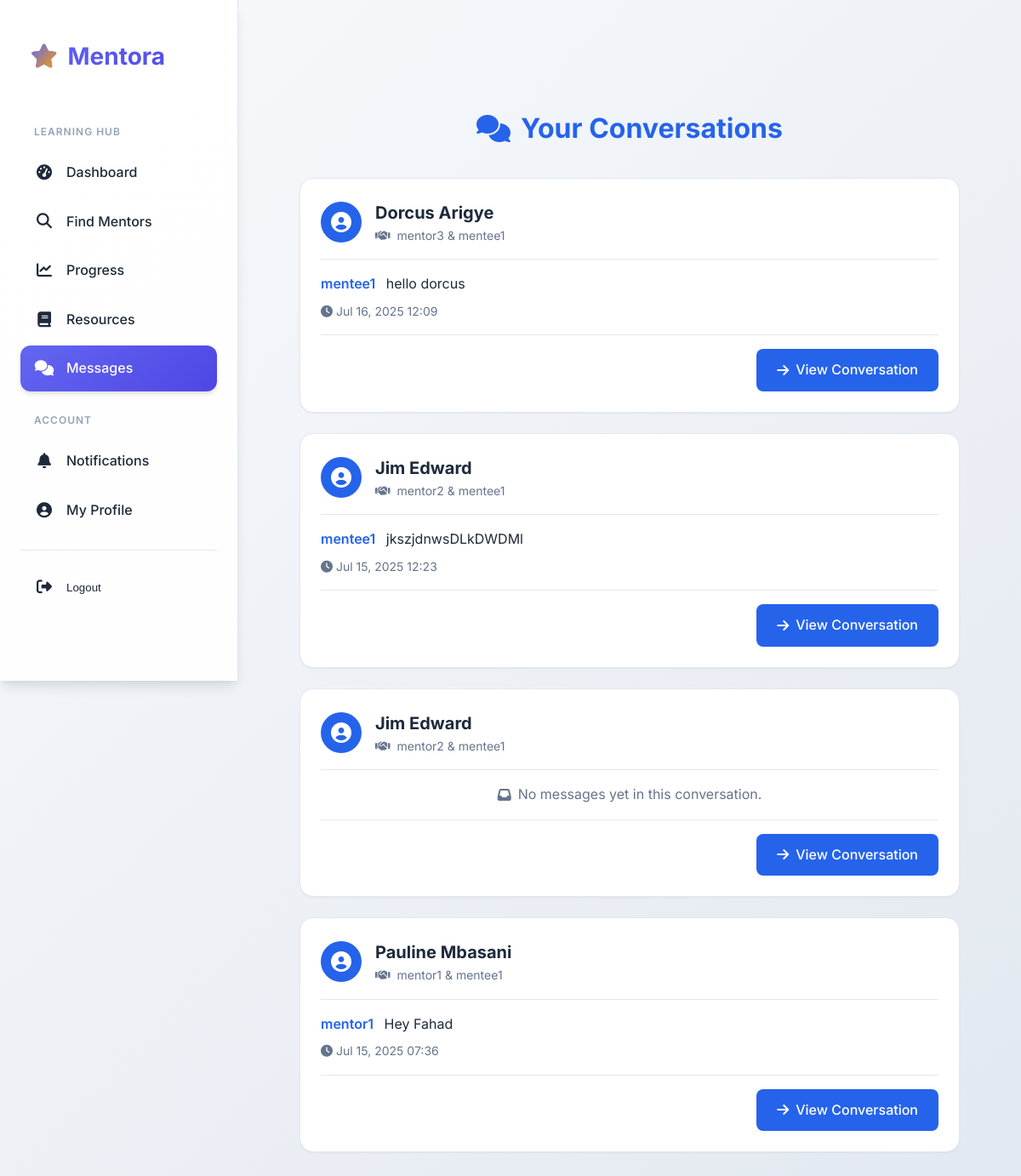
The app's page /communication/ (signed in) with its own data.
### mentorship/models.py (models this page shows, shortened)
class MentorshipRequest(models.Model):
    mentee = models.ForeignKey(Mentee, on_delete=models.CASCADE, related_name='sent_requests')
    mentor = models.ForeignKey(Mentor, on_delete=models.CASCADE, related_name='received_requests')
    request_date = models.DateTimeField(auto_now_add=True)
    message = models.TextField()
    STATUS_CHOICES = [
        ('PENDING', 'Pending'),
        ('ACCEPTED', 'Accepted'),
        ('REJECTED', 'Rejected'),
    ]
    status = models.CharField(
        max_length=10,
        choices=STATUS_CHOICES,
        default='PENDING',
    )
    response_date = models.DateTimeField(blank=True, null=True)
    rejection_reason = models.TextField(blank=True, null=True)
    is_session_scheduled = models.BooleanField(default=False)
    class Meta:
        unique_together = ('mentee', 'mentor', 'status')
        constraints = [
            models.UniqueConstraint(
                fields=['mentee', 'mentor'],
                condition=models.Q(status__in=['PENDING', 'ACCEPTED']),
                name='unique_pending_or_accepted_request'
            )
        ]

class Mentor(models.Model):
    user = models.OneToOneField(User, on_delete=models.CASCADE)
    location = models.CharField(max_length=255, blank=True, null=True)
    expertise = models.ManyToManyField(Interest, related_name='mentors', blank=True)
    title = models.CharField(max_length=255, blank=True, null=True)
    company = models.CharField(max_length=255, blank=True, null=True)
    rating = models.DecimalField(max_digits=2, decimal_places=1, blank=True, null=True)
    reviews_count = models.IntegerField(default=0)
    price_per_session = models.DecimalField(max_digits=6, decimal_places=2, blank=True, null=True)
    experience_years = models.IntegerField(blank=True, null=True)
    availability = models.CharField(max_length=255, blank=True, null=True)
    STATUS_CHOICES = [
        ('AVAILABLE', 'Available for Mentorship'),
        ('BUSY', 'Currently Busy'),
        ('OFFLINE', 'Offline'),
    ]
    availability_status = models.CharField(
        max_length=20,
        choices=STATUS_CHOICES,
        default='AVAILABLE',
    )
    available_date=models.DateTimeField(blank=True, null=True)
    availabile_time=models.DateTimeField(blank=True, null=True)
    bio = models.TextField(blank=True, null=True)
    profile_picture = models.ImageField(upload_to='mentor_pics/', blank=True, null=True)

class Mentee(models.Model):
    user = models.OneToOneField(User, on_delete=models.CASCADE)
    location = models.CharField(max_length=255, blank=True, null=True)
    interests = models.ManyToManyField(Interest, related_name='mentees', blank=True) # Mentees have interests (skill tags)
    bio = models.TextField(blank=True, null=True)
    profile_picture = models.ImageField(upload_to='mentee_pics/', blank=True, null=True)

class Message(models.Model):
    sender = models.ForeignKey(User, on_delete=models.CASCADE, related_name='sent_messages')
    recipient = models.ForeignKey(User, on_delete=models.CASCADE, related_name='received_messages')
    content = models.TextField()
    timestamp = models.DateTimeField(auto_now_add=True)
    is_read = models.BooleanField(default=False)
    mentorship_request = models.ForeignKey(
        MentorshipRequest,
        on_delete=models.CASCADE,
        related_name='messages', # Allows request.messages.all()
        blank=True,
        null=True, # Allow messages not directly tied to a request initially, if needed
        help_text="The mentorship request this message pertains to."
    )
    class Meta:
        ordering = ['timestamp'] # Order messages by time
        verbose_name = "User Message"
        verbose_name_plural = "User Messages"

### communication/views.py (the view, shortened to what this page needs)
# urls.py: path('', views.index, name='index'),
@login_required
def index(request):
    user = request.user
    conversations = []
    mentee_requests = MentorshipRequest.objects.filter(mentee__user=user).select_related('mentor__user', 'mentee__user')
    for req in mentee_requests:
        conversations.append({
            'request': req,
            'other_party': req.mentor.user,
            'last_message': Message.objects.filter(mentorship_request=req).order_by('-timestamp').first()
        })
    mentor_requests = MentorshipRequest.objects.filter(mentor__user=user).select_related('mentee__user', 'mentor__user')
    conversations.sort(key=lambda x: x['last_message'].timestamp if x['last_message'] else x['request'].request_date, reverse=True)
    return render(request, 'communication/message_list.html', {'conversations': conversations})

### mentorship/templatetags/notification_extras.py (called while the page is built)
@register.inclusion_tag('mentorship/notification_badge.html', takes_context=True)
def notification_badge(context):
    request = context['request']
    if request.user.is_authenticated:
        unread_count = Notification.objects.filter(recipient=request.user, is_read=False).count()
        return {'unread_count': unread_count}
    return {'unread_count': 0} # Return 0 if not authenticated

### communication/templates/communication/message_list.html (shortened to what this page needs)
{% extends 'mentorship/base.html' %}
{% block content %}
<div class="messages-container">
    <header class="messages-header">
        <h1>
            <i class="fas fa-comments"></i>
            Your Conversations
        </h1>
    </header>
    {% if conversations %}
        <div class="conversation-list">
            {% for convo in conversations %}
                <div class="conversation-card {% if convo.has_unread %}unread{% endif %}">
                    <div class="conversation-header">
                        <div class="user-info">
                            <div class="avatar">
                                <i class="fas fa-user-circle"></i>
                            </div>
                            <div class="details">
                                <h2>{{ convo.other_party.get_full_name|default:convo.other_party.username }}</h2>
                                <span class="request-info">
                                    <i class="fas fa-handshake"></i>
                                    {{ convo.request.mentor.user.username }} & {{ convo.request.mentee.user.username }}
                                </span>
                            </div>
                        </div>
                    </div>
                    <div class="conversation-body">
                        {% if convo.last_message %}
                            <div class="last-message">
                                <p class="message-preview">
                                    <span class="sender">{{ convo.last_message.sender.username }}</span>
                                    {{ convo.last_message.content|truncatechars:100 }}
                                </p>
                                <span class="timestamp">
                                    <i class="fas fa-clock"></i>
                                    {{ convo.last_message.timestamp|date:"M d, Y H:i" }}
                                </span>
                            </div>
                        {% else %}
                            <p class="no-messages">
                                <i class="fas fa-inbox"></i>
                                No messages yet in this conversation.
                            </p>
                        {% endif %}
                    </div>
                    <div class="conversation-actions">
                        <a href="{% url 'message_thread' request_pk=convo.request.pk recipient_pk=convo.other_party.pk %}" class="action-btn">
                            <i class="fas fa-arrow-right"></i>
                            View Conversation
                        </a>
                    </div>
                </div>
            {% endfor %}
        </div>
    {% endif %}
</div>
{% endblock %}

### mentorship/templates/mentorship/base.html (style rules this page uses)
:root { --primary-color: #6366f1; --primary-dark: #4f46e5; --primary-light: #a5b4fc; --secondary-color: #64748b; --accent-color: #f59e0b; --background-light: #f8fafc; --background-dark: #0f172a; --surface: #ffffff; --surface-hover: #f1f5f9; --text-dark: #1e293b; --text-light: #64748b; --text-muted: #94a3b8; --border: #e2e8f0; --border-dark: #334155; --success: #10b981; --error: #ef4444; --warning: #f59e0b; --info: #3b82f6; --shadow-sm: 0 1px 2px 0 rgb(0 0 0 / 0.05); --shadow-md: 0 4px 6px -1px rgb(0 0 0 / 0.1), 0 2px 4px -1px rgb(0 0 0 / 0.06); --shadow-lg: 0 10px 15px -3px rgb(0 0 0 / 0.1), 0 4px 6px -2px rgb(0 0 0 / 0.05); --transition: all 0.3s cubic-bezier(0.4, 0, 0.2, 1); --border-radius: 12px; --sidebar-width: 280px; }
* { box-sizing: border-box; }
body { font-family: 'Inter', -apple-system, BlinkMacSystemFont, sans-serif; margin: 0; padding: 0; background: linear-gradient(135deg, #f8fafc 0%, #e2e8f0 100%); color: #1e293b; line-height: 1.6; display: flex; min-height: 100vh; font-weight: 400; }
html { scroll-behavior: smooth; }

### communication/templates/communication/message_list.html (style rules this page uses)
:root { --primary-color: #2563eb; --primary-dark: #1e40af; --secondary-color: #64748b; --accent-color: #f59e0b; --background-light: #f8fafc; --text-dark: #1e293b; --text-light: #64748b; --white: #ffffff; --success: #22c55e; --error: #ef4444; --warning: #f59e0b; --info: #3b82f6; --shadow-sm: 0 1px 2px 0 rgb(0 0 0 / 0.05); --shadow-md: 0 4px 6px -1px rgb(0 0 0 / 0.1); --transition: all 0.3s ease; }
.messages-container { max-width: 900px; margin: 2rem auto; padding: 2rem; }
.messages-header { margin-bottom: 2rem; text-align: center; }
.messages-header h1 { color: var(--primary-color); font-size: 2rem; font-weight: 700; display: flex; align-items: center; justify-content: center; gap: 0.75rem; }
.conversation-list { display: grid; gap: 1.5rem; }
.conversation-card { background: var(--white); border-radius: 1rem; padding: 1.5rem; box-shadow: var(--shadow-sm); transition: var(--transition); border: 1px solid #e2e8f0; }
.conversation-header { display: flex; justify-content: space-between; align-items: center; margin-bottom: 1rem; }
.user-info { display: flex; align-items: center; gap: 1rem; }
.avatar { width: 3rem; height: 3rem; background: var(--primary-color); border-radius: 50%; display: flex; align-items: center; justify-content: center; color: var(--white); font-size: 1.5rem; }
.details h2 { color: var(--text-dark); font-size: 1.25rem; margin: 0; }
.request-info { color: var(--text-light); font-size: 0.875rem; display: flex; align-items: center; gap: 0.5rem; }
.conversation-body { padding: 1rem 0; border-top: 1px solid #e2e8f0; border-bottom: 1px solid #e2e8f0; }
.last-message { display: flex; flex-direction: column; gap: 0.5rem; }
.message-preview { margin: 0; color: var(--text-dark); }
.message-preview .sender { color: var(--primary-color); font-weight: 600; margin-right: 0.5rem; }
.timestamp { color: var(--text-light); font-size: 0.875rem; display: flex; align-items: center; gap: 0.25rem; }
.no-messages { color: var(--text-light); display: flex; align-items: center; gap: 0.5rem; justify-content: center; margin: 0; }
.conversation-actions { margin-top: 1rem; display: flex; justify-content: flex-end; }
.action-btn { background: var(--primary-color); color: var(--white); padding: 0.75rem 1.5rem; border-radius: 0.5rem; text-decoration: none; display: flex; align-items: center; gap: 0.5rem; transition: var(--transition); font-weight: 500; }

### records on screen
MentorshipRequest: other_party.get_full_name "Dorcus Arigye", request.mentor.user.username "mentor3", request.mentee.user.username "mentee1", last_message.sender.username "mentee1", last_message.content "hello dorcus", last_message.timestamp "Jul 16, 2025 12:09"
MentorshipRequest: other_party.get_full_name "Jim Edward", request.mentor.user.username "mentor2", request.mentee.user.username "mentee1", last_message.sender.username "mentee1", last_message.content "jkszjdnwsDLkDWDMl", last_message.timestamp "Jul 15, 2025 12:23"
MentorshipRequest: other_party.get_full_name "Jim Edward", request.mentor.user.username "mentor2", request.mentee.user.username "mentee1", shows "No messages yet in this conversation."
MentorshipRequest: other_party.get_full_name "Pauline Mbasani", request.mentor.user.username "mentor1", request.mentee.user.username "mentee1", last_message.sender.username "mentor1", last_message.content "Hey Fahad", last_message.timestamp "Jul 15, 2025 07:36"
